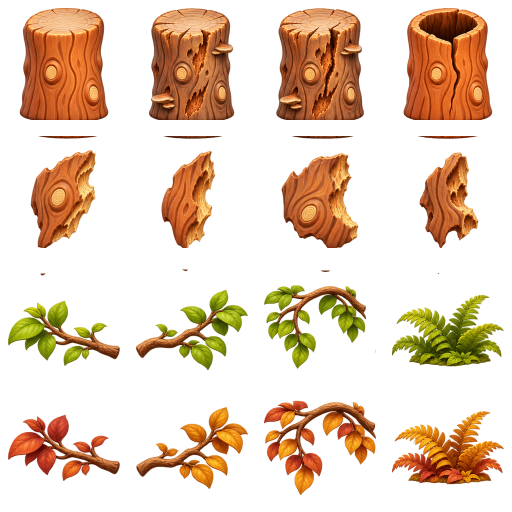
#> input picture Chaua-Educa-main/assets/v11/forest.webp, 1024 x 1024 px, found by its file name (shown at 1/2 size)
$ python rebuild_weather_atlases.py
#> lines starting #> are read from the running program, lines starting #| are printed output that depends on the picture
#!/usr/bin/env python3
"""Recreate the three weather-branch atlases from the game's OWN source art.

Keeps all scenery landmarks aligned in four seasons. Never overwrites v3/v7.
Requires Pillow; run: python scripts/rebuild_weather_atlases.py
"""
import json
import math
import random
import subprocess
from io import BytesIO
from pathlib import Path
from PIL import Image, ImageDraw, ImageOps, ImageEnhance

ROOT=Path(__file__).resolve().parents[1]
ASSET=ROOT/'Chaua-Educa-main'/'assets'
JS=ROOT/'Chaua-Educa-main'/'js'
SIZE=(836,470)

def save(img,path,**kw):
    path.parent.mkdir(parents=True,exist_ok=True)
    img.save(path,'WEBP',method=6,**kw)
    print(f'{path.relative_to(ROOT)}: {img.width}x{img.height} ({path.stat().st_size} bytes)')

def byte(n): return max(0,min(255,int(round(n))))
def green(r,g,b): return max(0,min(1,(g-r*.77-b*.32-3)/44))

def grade(base,season):
    colors=[]
    for r,g,b in base.getdata():
        leaf=green(r,g,b)
        if season=='spring': out=(r*1.035+leaf*3,g*1.045+3,b*1.01)
        elif season=='summer': out=(r*1.06+4,g*1.045+6,b*.96)
        elif season=='autumn': out=(r*1.02+leaf*90,g*.96-leaf*18,b*.94-leaf*12)
        else: out=(r*.86+7,g*.90+12,b*1.00+23)
        colors.append(tuple(map(byte,out)))
    frame=Image.new('RGB',base.size)
    frame.putdata(colors)
    return frame

def blossoms(frame,original):
    rng=random.Random(2047)
    layer=Image.new('RGBA',SIZE)
    d=ImageDraw.Draw(layer,'RGBA')
    pix=original.load()
    placed=0
    for _ in range(1400):
        x=rng.randrange(20,SIZE[0]-20)
        y=rng.randrange(20,SIZE[1]-28)
        if .16<x/SIZE[0]<.84: continue  # blossom on painted side foliage only
        if green(*pix[x,y])<.24: continue
        radius=rng.uniform(1.1,2.5)
        shade=rng.choice([(244,194,198,205),(255,223,223,230),(255,239,207,215)])
        d.ellipse((x-radius*1.4,y-radius*.62,x+radius*1.4,y+radius*.62),fill=shade)
        d.ellipse((x-radius*.15,y-radius*.8,x+radius*.85,y+radius*.2),
                  fill=(253,246,211,180))
        placed+=1
        if placed>=70: break
    return Image.alpha_composite(frame.convert('RGBA'),layer).convert('RGB')

def mist(img):
    layer=Image.new('RGBA',SIZE)
    d=ImageDraw.Draw(layer,'RGBA')
    for y in range(SIZE[1]):
        t=max(0,min(1,(y/SIZE[1]-.04)/.96))
        d.line((0,y,SIZE[0],y),fill=(203,220,224,round(62*t**1.4)))
    return Image.alpha_composite(img.convert('RGBA'),layer).convert('RGB')

def backgrounds():
    original=Image.open(ASSET/'v3/forest.webp').convert('RGB')
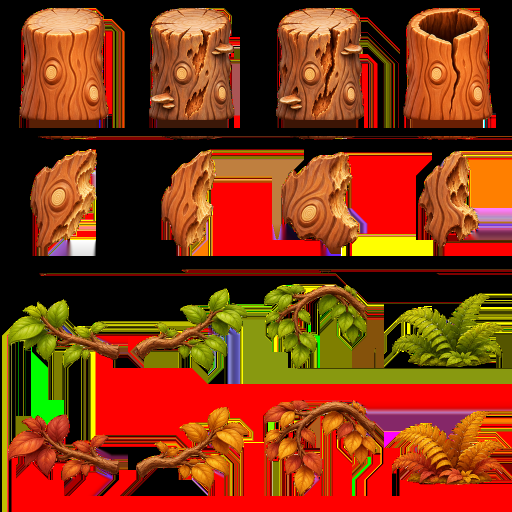
#> original: PIL image 1024x1024 RGB (shown at 1/2 size); mean R, G, B 131.2, 54.3, 16.5
    base=ImageOps.fit(original,SIZE,Image.Resampling.LANCZOS,centering=(.5,.5))
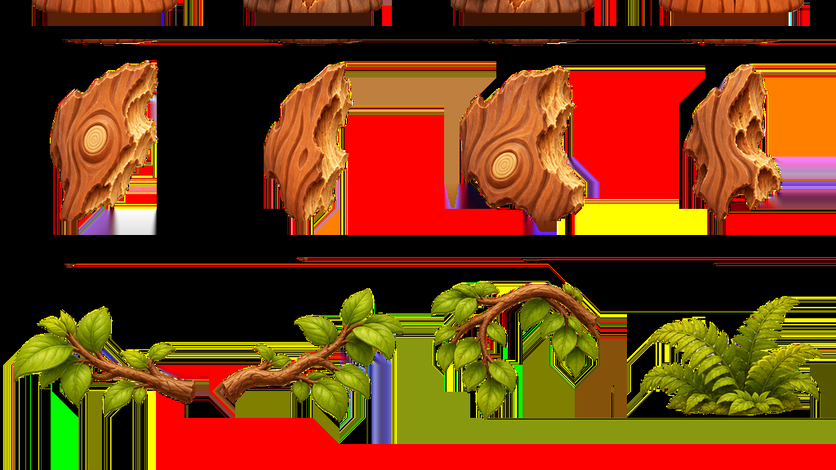
#> base: PIL image 836x470 RGB; mean R, G, B 112, 55.9, 13.4
    frames=[blossoms(grade(base,'spring'),base),grade(base,'summer'),
            grade(base,'autumn'),mist(grade(base,'cold'))]
#> the loop in grade, `for r,g,b in base.getdata():` made 392920 passes
#> (r, g, b, out) on passes 1 to 12: (0, 0, 0, (0, 3, 0)), (0, 0, 0, (0, 3, 0)), (0, 0, 0, (0, 3, 0)), (0, 0, 0, (0, 3, 0)), (0, 0, 0, (0, 3, 0)), (0, 0, 0, (0, 3, 0)), (0, 0, 0, (0, 3, 0)), (0, 0, 0, (0, 3, 0)), (0, 0, 0, (0, 3, 0)), (0, 0, 0, (0, 3, 0)), (0, 0, 0, (0, 3, 0)), (0, 0, 0, (0, 3, 0))
#> out on passes 61 to 66: (156.3, 63.61, 18.18), (134.5, 51.07, 11.11), (169.7, 77.19, 32.32), (193.5, 91.82, 41.41), (187.3, 86.6, 37.37), (185.3, 83.46, 35.35)
#> after the loop in grade, `for r,g,b in base.getdata():`: colors = 392920 items
#> in grade, `frame=Image.new('RGB',base.size)`: frame: PIL image 836x470 RGB; every value is 0
#> in blossoms, `layer=Image.new('RGBA',SIZE)`: layer: PIL image 836x470 RGBA; every value is 0
#> the loop in blossoms, `for _ in range(1400):` made 1105 passes
#> (x, y) on passes 1 to 3: (668, 132), (503, 88), (446, 46)
#> after the loop in blossoms, `for _ in range(1400):`: placed = 70
#> the loop in grade (call 2), `for r,g,b in base.getdata():` made 392920 passes
#> (r, g, b, out) on passes 1 to 12: (0, 0, 0, (4, 6, 0)), (0, 0, 0, (4, 6, 0)), (0, 0, 0, (4, 6, 0)), (0, 0, 0, (4, 6, 0)), (0, 0, 0, (4, 6, 0)), (0, 0, 0, (4, 6, 0)), (0, 0, 0, (4, 6, 0)), (0, 0, 0, (4, 6, 0)), (0, 0, 0, (4, 6, 0)), (0, 0, 0, (4, 6, 0)), (0, 0, 0, (4, 6, 0)), (0, 0, 0, (4, 6, 0))
#> out on passes 61 to 66: (164.1, 66.61, 17.28), (141.8, 54.07, 10.56), (177.8, 80.19, 30.72), (202.2, 94.82, 39.36), (195.9, 89.6, 35.52), (193.7, 86.46, 33.6)
#> call 3 of grade, with season = 'autumn'
#> in grade (call 3), `colors=[]`: colors = []
#> the loop in grade (call 3), `for r,g,b in base.getdata():` made 392920 passes
#> (r, g, b, out) on passes 30, 32, 33, 34, 35, 36, 37, 38, 39, 40, 41, 42: (1, 0, 0, (1.02, 0, 0)), (16, 6, 3, (16.32, 5.76, 2.82)), (119, 47, 22, (121.4, 45.12, 20.68)), (124, 53, 29, (126.5, 50.88, 27.26)), (133, 60, 34, (135.7, 57.6, 31.96)), (133, 59, 32, (135.7, 56.64, 30.08)), (122, 51, 28, (124.4, 48.96, 26.32)), (162, 87, 56, (165.2, 83.52, 52.64)), (162, 84, 53, (165.2, 80.64, 49.82)), (155, 74, 46, (158.1, 71.04, 43.24)), (161, 79, 49, (164.2, 75.84, 46.06)), (162, 76, 47, (165.2, 72.96, 44.18))
#> (r, g, b) on passes 1 to 6: (0, 0, 0), (0, 0, 0), (0, 0, 0), (0, 0, 0), (0, 0, 0), (0, 0, 0)
#> in grade (call 3), `frame.putdata(colors)`:
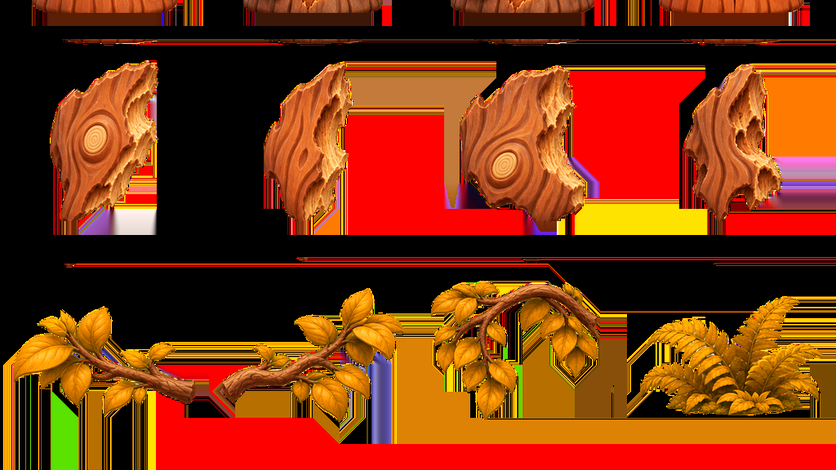
#> frame: PIL image 836x470 RGB; mean R, G, B 125.8, 50.8, 11.7
#> call 4 of grade, with season = 'cold'
#> the loop in grade (call 4), `for r,g,b in base.getdata():` made 392920 passes
#> in grade (call 4), `frame.putdata(colors)`:
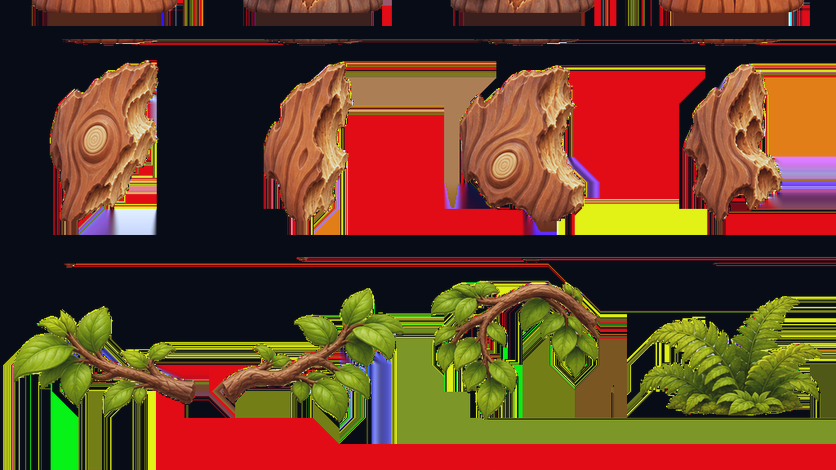
#> frame: PIL image 836x470 RGB; mean R, G, B 103.3, 62.3, 36.3
#> in mist, `return Image.alpha_composite(img.convert('RGBA'),layer).convert('RGB')`:
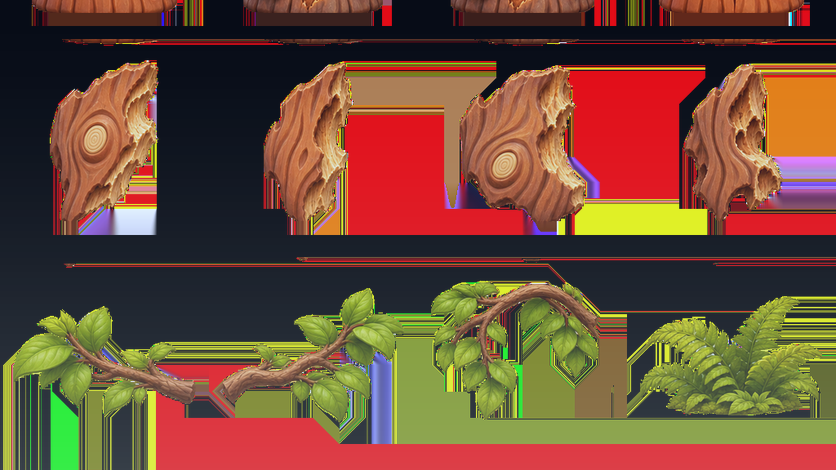
#> returned value: PIL image 836x470 RGB; mean R, G, B 112.4, 76.6, 54.8
    sheet=Image.new('RGB',(1672,941),(25,47,36))
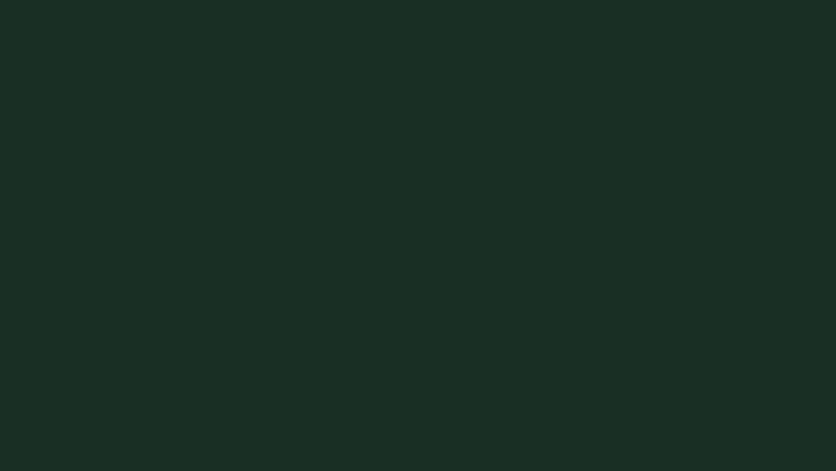
#> sheet: PIL image 1672x941 RGB (shown at 1/2 size); mean R, G, B 25, 47, 36
    for frame,(x,y) in zip(frames,[(0,0),(836,0),(0,471),(836,471)]):
        sheet.paste(frame,(x,y))
#> this loop made 4 passes
#> (x, y) on passes 1 to 4: (0, 0), (836, 0), (0, 471), (836, 471)
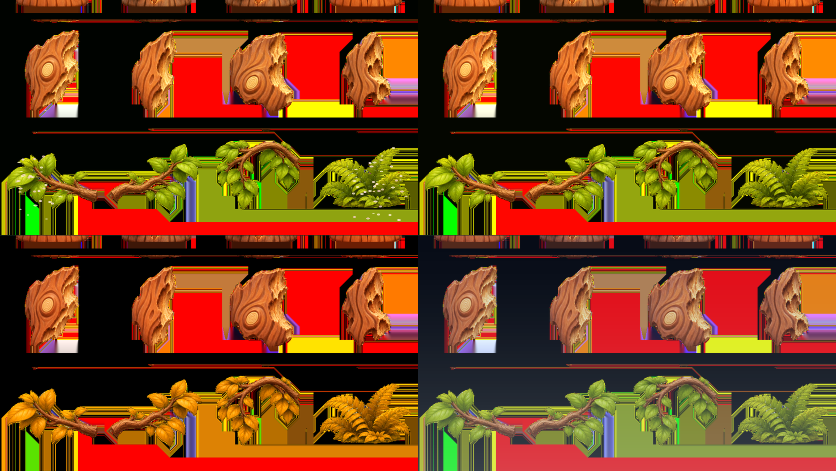
#> sheet: PIL image 1672x941 RGB (shown at 1/2 size); mean R, G, B 118, 63.2, 23.3
    save(sheet,ASSET/'v10/season-backgrounds.webp',quality=90)
#| Chaua-Educa-main/assets/v10/season-backgrounds.webp: 1672x941 (467958 bytes)

def polygon(d,points,fill,outline):
    d.polygon(points,fill=fill)
    d.line(points+[points[0]],fill=outline,width=2)

# Reuse the hand-painted, artistically consistent sprites from the incoming
# weather branch as source material, never the debug-colored v7 texture atlas.
# Pin source to the user's pre-rebuild commit so future regenerations are stable.
def hand_painted(rel):
    raw=subprocess.check_output(
        ['git','show',f'8ac0815c2fbf3c289508d74cba694dd335b2d8d1:{rel}'],
        cwd=ROOT)
    return Image.open(BytesIO(raw)).convert('RGBA')

def restore_painted_sheet(rel,out,saturation=1.035):
    source=hand_painted(rel)
    alpha=source.getchannel('A')
    painted=ImageEnhance.Color(source.convert('RGB')).enhance(saturation)
    painted.putalpha(alpha)
    # Original source already matches the game's 2.5D rendered style.
    # Pixel-art replacements, rectangles, artificial outlines are forbidden.
    save(painted,ASSET/out,lossless=True)

def particles():
    restore_painted_sheet('Chaua-Educa-main/assets/v10/season-particles.webp',
                          'v10/season-particles.webp',1.045)
#> (the call stopped at in hand_painted, `raw=subprocess.check_output( ['git','show',f'8ac0815c2fbf3c289508d74cb..`: subprocess is not available in this run)

def trees():
    # Keep the original hand-painted stump caps, unique knots and decorations.
    # The lowest strip of each cell is repurposed for a knot-free, seam-safe
    # bark texture. It is never painted as part of the cap.
    source=hand_painted('Chaua-Educa-main/assets/v9/tree-variants.webp')
    alpha=source.getchannel('A')
    sheet=ImageEnhance.Color(source.convert('RGB')).enhance(1.025)
    sheet.putalpha(alpha)
    splices=[181,180,180,182]
    for i,splice in enumerate(splices):
        ox=(i%2)*256; oy=(i//2)*256
        cell=sheet.crop((ox,oy,ox+256,oy+256))
        pixels=cell.load()
        profile=[]
        for x in range(64,192):
            samples=[]
            for y in range(splice-13,splice-2):
                r,g,b,a=pixels[x,y]
                if a>170 and r>g*1.1 and r>b*1.15:
                    samples.append((r,g,b))
            if not samples: profile.append(None)
            else:
                ordered=list(zip(*samples))
                profile.append(tuple(sorted(v)[len(v)//2] for v in ordered))
        valid=[x for x,v in enumerate(profile) if v is not None]
        if not valid: raise ValueError(f'No bark core in painted cell {i}')
        for x,v in enumerate(profile):
            if v is None:
                closest=min(valid,key=lambda k:abs(k-x))
                profile[x]=profile[closest]
        tile=Image.new('RGBA',(128,64))
        out=tile.load()
        for x in range(128):
            for y in range(64):
                # Same color at the top and bottom, with soft, original-hued
                # vertical grooves instead of endlessly duplicated knots.
                fade=math.sin(math.pi*y/63)**2
                variation=fade*(2.4*math.sin(x*.27+y*.13)+
                                1.5*math.sin(x*.11-y*.08))
                r,g,b=profile[x]
                out[x,y]=(byte(r+variation),byte(g+variation*.72),
                          byte(b+variation*.54),255)
        sheet.alpha_composite(tile,(ox+64,oy+192))
    save(sheet,ASSET/'v9/tree-variants.webp',lossless=True)

if __name__=='__main__':
    backgrounds()
    particles()
    trees()
#> (the call stopped at in hand_painted, `raw=subprocess.check_output( ['git','show',f'8ac0815c2fbf3c289508d74cb..`: subprocess is not available in this run)
